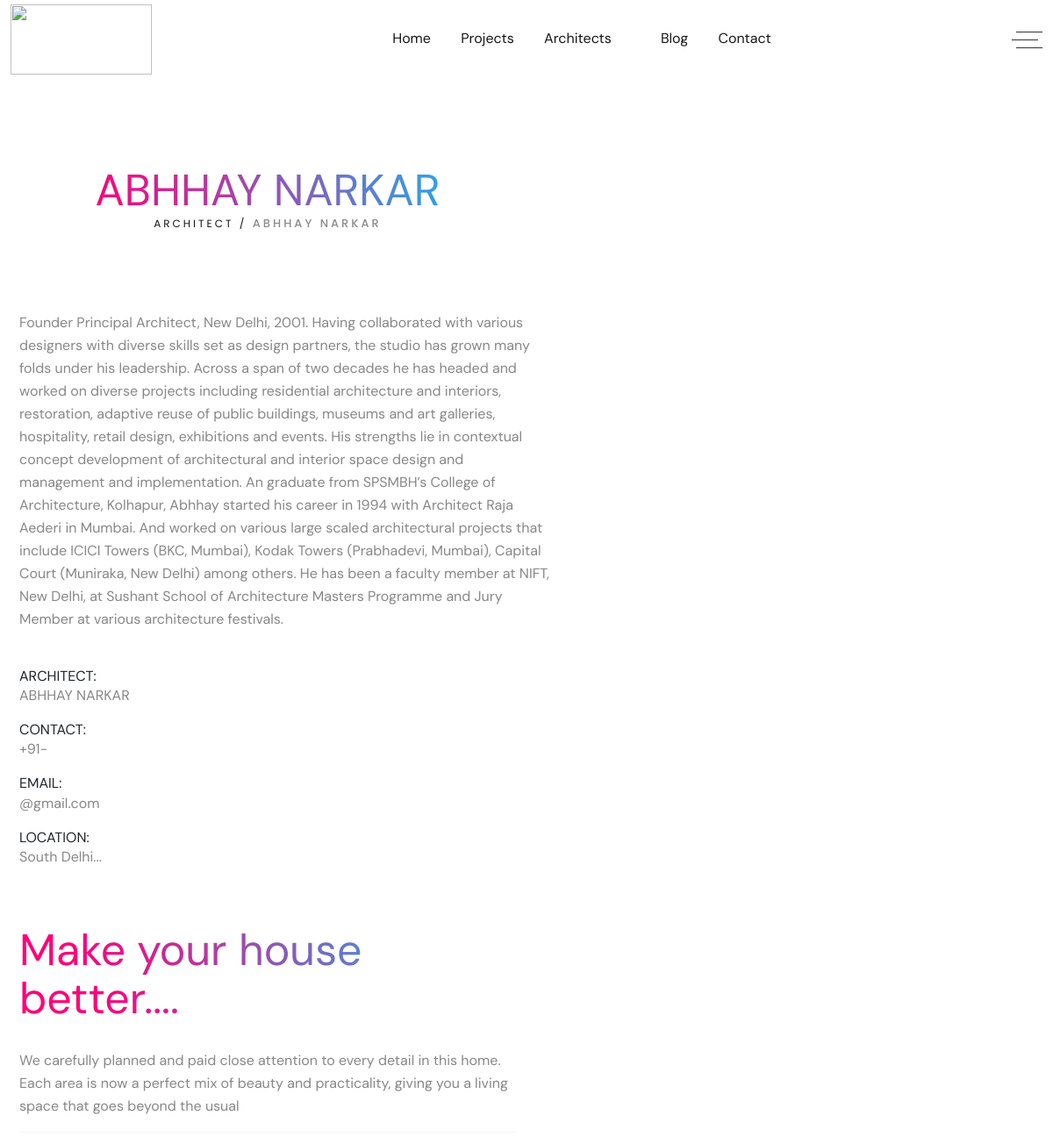
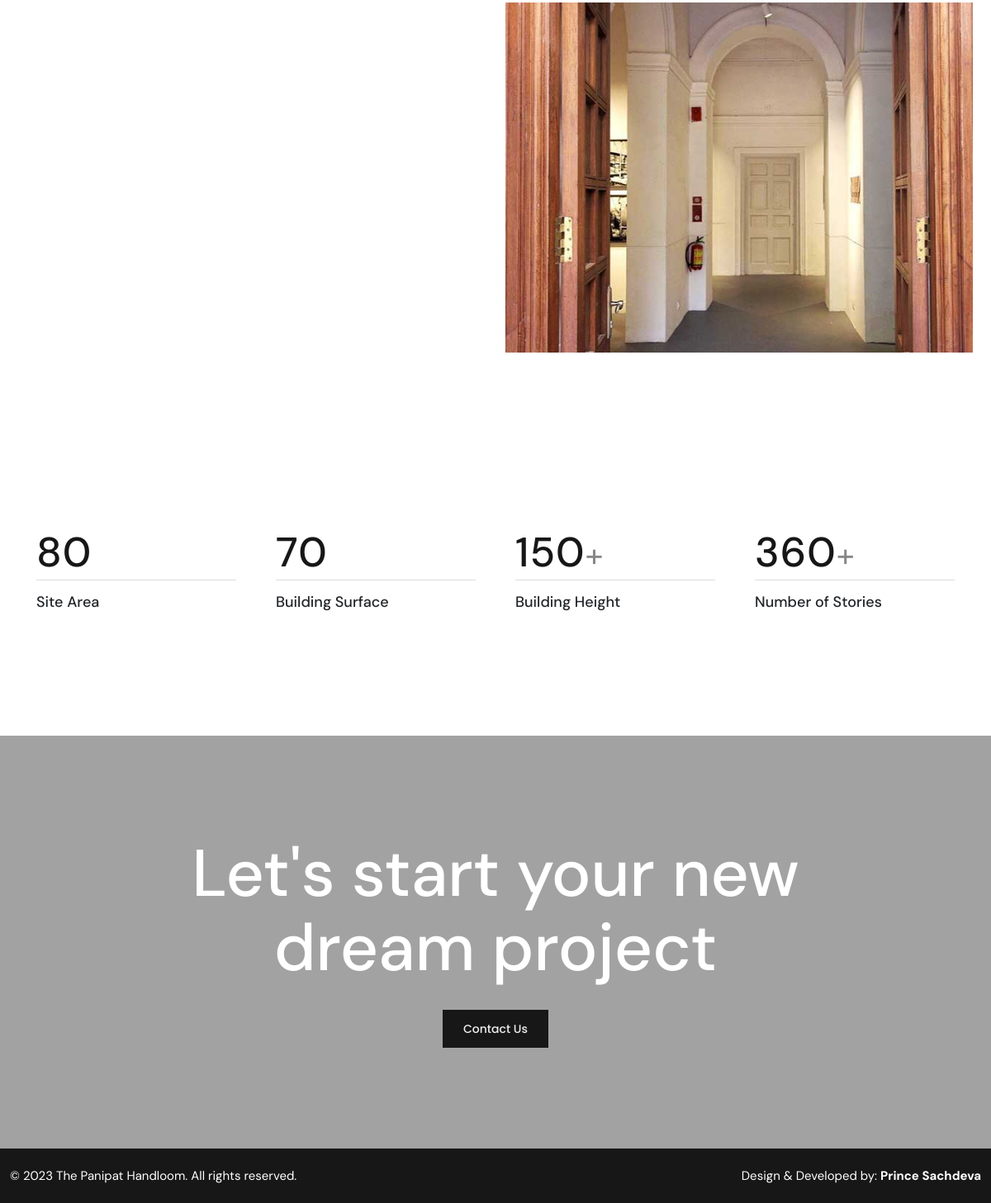
Screenshot of /architectures/ABHHAY NARKAR/ with the database file from the repository (2 pictures, top to bottom).
### core/models.py (models this page shows, shortened)
class Architecture(models.Model):
    aid = ShortUUIDField(unique=True, max_length=30, prefix="arch", alphabet="abcdefgh12345")
    user = models.ForeignKey(User, on_delete=models.SET_NULL, null=True)
    name = models.CharField(max_length=100, default="CJS BHATIA...")
    contact = models.CharField(max_length=100, default="+91-")
    email = models.CharField(max_length=100, default="@gmail.com")
    address = models.CharField(max_length=100, default="South Delhi...")
    description = models.TextField(null=True, blank=True, default="about yourself...")
    instagram = models.CharField(max_length=100, default="@instagram.com")
    facebook = models.CharField(max_length=100, default="@facebook.com")
    linkedin = models.CharField(max_length=100, default="@linkedin.com")
    twitter = models.CharField(max_length=100, default="@twitter.com")
    meta_description = models.CharField(max_length=100)
    meta_title = models.CharField(max_length=100)
    meta_tag = models.CharField(max_length=100)
    featured = models.BooleanField(default=False)
    sku = ShortUUIDField(unique=True, max_length=50, prefix="sku", alphabet="12345678900")
    date = models.DateTimeField(auto_now_add=True)
    updated = models.DateTimeField(null=True)
    image = models.ImageField(upload_to=user_directory_path, default="architecture.jpg")
    class Meta:
        verbose_name_plural = "Architecture"

class ArchitectureImages(models.Model):
    images = models.ImageField(upload_to="architecture-images", default="architecture.jpg")
    architecture = models.ForeignKey(Architecture, on_delete=models.SET_NULL, null=True)
    date = models.DateField(auto_now_add=True)
    class Meta:
        verbose_name_plural = "Architecture Project Images"

### core/views.py (the view)
# urls.py: path("architectures/<name>/", arch_name, name="arch_name"),
def arch_name(request, name):
    architecture = get_object_or_404(Architecture, name=name)
    arch_images = ArchitectureImages.objects.filter(architecture=architecture)
    context = {
        "architecture": architecture,
        "arch_images": arch_images,
    }
    return render(request, "arch/portfolio-details.html", context)

### core/context_processor.py (called while the page is built)
def default(request):
    product = Main_category.objects.all()
    return {
        'main_cat': product,
    }

### templates/arch/portfolio-details.html (shortened to what this page needs)
{% load static %}
<!DOCTYPE html>
<html lang="en">
<head>
    <link href="{% static "arch/assets/css/bootstrap.min.css" %}" rel="stylesheet">
    <link href="{% static "arch/assets/css/line-awesome.min.css" %}" rel="stylesheet">
    <link href="{% static "arch/assets/css/fontAwesomePro.css" %}" rel="stylesheet">
    <link href="{% static "arch/assets/css/animate.css" %}" rel="stylesheet">
    <link href="{% static "arch/assets/css/barfiller.css" %}" rel="stylesheet">
    <link href="{% static "arch/assets/css/magnific-popup.css" %}" rel="stylesheet">
    <link href="{% static "arch/assets/css/flaticon.css" %}" rel="stylesheet">
    <link href="{% static "arch/assets/css/owl.carousel.css" %}" rel="stylesheet">
    <link href="{% static "arch/assets/css/slick.css" %}" rel="stylesheet">
    <link href="{% static "arch/assets/css/nice-select.css" %}" rel="stylesheet">
    <link href="{% static "arch/assets/css/backToTop.css" %}" rel="stylesheet">
    <link href="{% static "arch/assets/css/metismenu.css" %}" rel="stylesheet">
    <link href="{% static "arch/assets/css/style.css" %}" rel="stylesheet">
    <link href="{% static "assets/css/responsive.css" %}" rel="stylesheet">
</head>
<body>
    <div id="header-sticky" class="header-area">
        <div class="navigation">
            <div class="container">
                <div class="header-inner-box">
                    <a href="/" class="logo"> <img src="{% static 'wp-content/themes/minimog-child-demo/assets/demos/megamog/tph.png' %}" alt="" width="161"
					height="80"> </a>
                    <div class="main-menu d-none d-lg-block">
                        <ul>
                            <li><a href="/architectures">Home</a>
                            </li>
                            <li><a href="#projects">Projects</a>
                            </li>
                            <li><a href="#">Architects <i class="las la-angle-down"></i></a>
                            </li>
                            <li><a href="#blog">Blog</a>
                            </li>
                            <li><a href="#contact">Contact</a></li>
                        </ul>
                    </div>
                    <div class="header-btn">
                        <div class="menu-trigger">
                            <span class="lines"></span>
                            <span class="lines"></span>
                            <span class="lines"></span>
                        </div>
                    </div>
                </div>
            </div>
        </div>
    </div>
<div class="single-project-section section-padding pb-60">
    <div class="container">
        <div class="row pb-0">
            <div class="col-xl-6 col-lg-6 text-center">
                <div class="section-title">
                    <h1 class="gradient-text">{{architecture.name}}</h1>
                    <h6><a href="/architectures">Architect /</a> {{architecture.name}}</h6>
                </div>
            </div>
        </div>
        <div class="row">
            <div class="project-details-wrapper">
                <div class="row mt-60">
                    <div class="col-xl-7">
                        <div class="project-details">
                            <p>{{architecture.description}}</p> <br>
                        </div>
                        <div class="project-info-wrap">
                            <div class="project-info">
                                <h6>Architect:</h6>
                                <p>{{architecture.name}}</p>
                            </div>
                            <div class="project-info">
                                <h6>Contact:</h6>
                                <p>{{architecture.contact}}</p>
                            </div>
                            <div class="project-info">
                                <h6>Email:</h6>
                                <p>{{architecture.email}}</p>
                            </div>
                            <div class="project-info">
                                <h6>Location:</h6>
                                <p>{{architecture.address}}</p>
                            </div>
                        </div>
                    </div>
                    <div class="col-xl-5">
                    </div>
                </div>
                <div class="row pt-50">
                    <div class="col-xl-6 col-lg-6">
                        <div class="section-title">
                            <h1 class="gradient-text">Make your house better....</h1>
                        </div>
                        <p>We carefully planned and paid close attention to every detail in this home. Each area is now a perfect mix of beauty and practicality, giving you a living space that goes beyond the usual</p>
                        <hr>
                    </div>
                </div>
                <div class="project-details-img">
                    <div class="row mt-0">
                        {% for arch_img in arch_images %}
                        <div class="col-xl-6">
                            <img src="{{arch_img.images.url}}" alt="">
                        </div>
                        {% endfor %}
                    </div>
                </div>
                <div class="counter-section section-padding pt-60 pb-30 phone-hid">
                    <div class="container">
                        <div class="row gx-5">
                            <div class="col-lg-3 col-md-6 col-sm-6">
                                <div class="single-counter-box">
                                    <p class="counter-number"><span>80</span></p>
                                    <h6>Site Area</h6>
                                </div>
                            </div>
                            <div class="col-lg-3 col-md-6 col-sm-6">
                                <div class="single-counter-box">
                                    <p class="counter-number"><span>70</span></p>
                                    <h6>Building Surface</h6>
                                </div>
                            </div>
                            <div class="col-lg-3 col-md-6 col-sm-6">
                                <div class="single-counter-box">
                                    <p class="counter-number"><span>150</span>+</p>
                                    <h6>Building Height</h6>
                                </div>
                            </div>
                            <div class="col-lg-3 col-md-6 col-sm-6">
                                <div class="single-counter-box">
                                    <p class="counter-number"><span>360</span>+</p>
                                    <h6>Number of Stories</h6>
                                </div>
                            </div>
                        </div>
                    </div>
                </div>
            </div>
        </div>
    </div>
</div>
<div class="cta-area d-flex align-items-center bg-cover" data-background="{% static "arch/assets/img/cta-bg.jpg" %}">
    <div class="overlay"></div>
    <div class="container">
        <div class="row justify-content-center">
            <div class="col-xl-10 text-center">
                <div class="section-title">
                    <h2 class="text-white">Let's start your new <br> dream project</h2>
                </div>
                <a href="/architectures#contact" class="theme-btn">Contact Us</a>
            </div>
        </div>
    </div>
</div>
    <div class="footer-bottom">
        <div class="container">
            <div class="row justify-content-center align-items-center justify-content-center">
                <div class="col-lg-6 col-md-6 col-sm-12">
                    <p class="copyright-line">© 2023 The Panipat Handloom. All rights reserved.</p>
                </div>
                <div class="col-lg-6 col-md-6 col-sm-12">
                    <p class="privacy">Design & Developed by: <b>Prince Sachdeva</b></p>
                </div>
            </div>
        </div>
    </div>
</body>
</html>

### static/arch/assets/css/barfiller.css (style rules this page uses)
body { font-family: Arial; background: #eee; }

### templates/arch/portfolio-details.html (style rules this page uses)
.gradient-text { background: -webkit-linear-gradient(20deg, rgba(255, 0, 120, 1) 15%, rgba(0, 199, 255, 1) 100%); -webkit-background-clip: text; color: transparent; }

### rows the page displays
Architecture: name "ABHHAY NARKAR", description "Founder Principal Architect, New Delhi, 2001. Having collaborated with various designers with diverse skills set as design partners, the studio has grown many folds under his leadership. Across a span of two decades he has headed and worked on diverse projects including residential architecture and interiors, restoration, adaptive reuse of public buildings, museums and art galleries, hospitality, retail design, exhibitions and events. His strengths lie in contextual concept development of architectural and interior space design and management and implementation. An graduate from SPSMBH’s College of Architecture, Kolhapur, Abhhay started his career in 1994 with Architect Raja Aederi in…", contact "+91-", email "@gmail.com", address "South Delhi..."
ArchitectureImages: images (picture)
